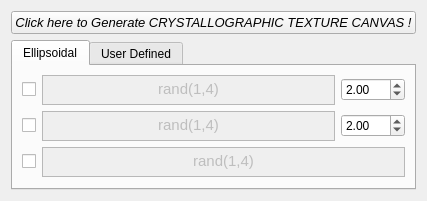
                          <widget class="QWidget" name="tab_14">
                           <attribute name="title">
                            <string>Texture Based</string>
                           </attribute>
                           <layout class="QGridLayout" name="gridLayout_33">
                            <item row="1" column="0" colspan="2">
                             <widget class="QTabWidget" name="tabWidget_2DTextureBased">
                              <property name="currentIndex">
                               <number>0</number>
                              </property>
                              <widget class="QWidget" name="tab_23">
                               <attribute name="title">
                                <string>Ellipsoidal</string>
                               </attribute>
                               <layout class="QGridLayout" name="gridLayout_34">
                                <item row="0" column="0">
                                 <widget class="QCheckBox" name="checkBox_Rab">
                                  <property name="text">
                                   <string/>
                                  </property>
                                  <property name="icon">
                                   <iconset resource="resourceLIST.qrc">
                                    <normaloff>:/rabyb.png</normaloff>:/rabyb.png</iconset>
                                  </property>
                                  <property name="iconSize">
                                   <size>
                                    <width>120</width>
                                    <height>30</height>
                                   </size>
                                  </property>
                                 </widget>
                                </item>
                                <item row="0" column="1">
                                 <widget class="QTextEdit" name="textEdit_Rab">
                                  <property name="enabled">
                                   <bool>false</bool>
                                  </property>
                                  <property name="maximumSize">
                                   <size>
                                    <width>16777215</width>
                                    <height>30</height>
                                   </size>
                                  </property>
                                  <property name="html">
                                   <string>&lt;!DOCTYPE HTML PUBLIC &quot;-//W3C//DTD HTML 4.0//EN&quot; &quot;http://www.w3.org/TR/REC-html40/strict.dtd&quot;&gt;
&lt;html&gt;&lt;head&gt;&lt;meta name=&quot;qrichtext&quot; content=&quot;1&quot; /&gt;&lt;style type=&quot;text/css&quot;&gt;
p, li { white-space: pre-wrap; }
&lt;/style&gt;&lt;/head&gt;&lt;body style=&quot; font-family:'Ubuntu'; font-size:11pt; font-weight:400; font-style:normal;&quot;&gt;
&lt;p align=&quot;center&quot; style=&quot; margin-top:0px; margin-bottom:0px; margin-left:0px; margin-right:0px; -qt-block-indent:0; text-indent:0px;&quot;&gt;rand(1,4)&lt;/p&gt;&lt;/body&gt;&lt;/html&gt;</string>
                                  </property>
                                 </widget>
                                </item>
                                <item row="0" column="2">
                                 <widget class="QDoubleSpinBox" name="doubleSpinBox_Rab">
                                  <property name="minimum">
                                   <double>0.500000000000000</double>
                                  </property>
                                  <property name="maximum">
                                   <double>100.000000000000000</double>
                                  </property>
                                  <property name="value">
                                   <double>2.000000000000000</double>
                                  </property>
                                 </widget>
                                </item>
                                <item row="1" column="0">
                                 <widget class="QCheckBox" name="checkBox_Rac">
                                  <property name="text">
                                   <string/>
                                  </property>
                                  <property name="icon">
                                   <iconset resource="resourceLIST.qrc">
                                    <normaloff>:/rabyc.png</normaloff>:/rabyc.png</iconset>
                                  </property>
                                  <property name="iconSize">
                                   <size>
                                    <width>120</width>
                                    <height>30</height>
                                   </size>
                                  </property>
                                 </widget>
                                </item>
                                <item row="1" column="1">
                                 <widget class="QTextEdit" name="textEdit_Rac">
                                  <property name="enabled">
                                   <bool>false</bool>
                                  </property>
                                  <property name="maximumSize">
                                   <size>
                                    <width>16777215</width>
                                    <height>30</height>
                                   </size>
                                  </property>
                                  <property name="html">
                                   <string>&lt;!DOCTYPE HTML PUBLIC &quot;-//W3C//DTD HTML 4.0//EN&quot; &quot;http://www.w3.org/TR/REC-html40/strict.dtd&quot;&gt;
&lt;html&gt;&lt;head&gt;&lt;meta name=&quot;qrichtext&quot; content=&quot;1&quot; /&gt;&lt;style type=&quot;text/css&quot;&gt;
p, li { white-space: pre-wrap; }
&lt;/style&gt;&lt;/head&gt;&lt;body style=&quot; font-family:'Ubuntu'; font-size:11pt; font-weight:400; font-style:normal;&quot;&gt;
&lt;p align=&quot;center&quot; style=&quot; margin-top:0px; margin-bottom:0px; margin-left:0px; margin-right:0px; -qt-block-indent:0; text-indent:0px;&quot;&gt;rand(1,4)&lt;/p&gt;&lt;/body&gt;&lt;/html&gt;</string>
                                  </property>
                                 </widget>
                                </item>
                                <item row="1" column="2">
                                 <widget class="QDoubleSpinBox" name="doubleSpinBox_Rac">
                                  <property name="minimum">
                                   <double>0.500000000000000</double>
                                  </property>
                                  <property name="maximum">
                                   <double>100.000000000000000</double>
                                  </property>
                                  <property name="value">
                                   <double>2.000000000000000</double>
                                  </property>
                                 </widget>
                                </item>
                                <item row="2" column="0">
                                 <widget class="QCheckBox" name="checkBox_adotrvec">
                                  <property name="text">
                                   <string/>
                                  </property>
                                  <property name="icon">
                                   <iconset resource="resourceLIST.qrc">
                                    <normaloff>:/adotr.png</normaloff>:/adotr.png</iconset>
                                  </property>
                                  <property name="iconSize">
                                   <size>
                                    <width>120</width>
                                    <height>30</height>
                                   </size>
                                  </property>
                                 </widget>
                                </item>
                                <item row="2" column="1" colspan="2">
                                 <widget class="QTextEdit" name="textEdit_adotrvec">
                                  <property name="enabled">
                                   <bool>false</bool>
                                  </property>
                                  <property name="maximumSize">
                                   <size>
                                    <width>16777215</width>
                                    <height>30</height>
                                   </size>
                                  </property>
                                  <property name="html">
                                   <string>&lt;!DOCTYPE HTML PUBLIC &quot;-//W3C//DTD HTML 4.0//EN&quot; &quot;http://www.w3.org/TR/REC-html40/strict.dtd&quot;&gt;
&lt;html&gt;&lt;head&gt;&lt;meta name=&quot;qrichtext&quot; content=&quot;1&quot; /&gt;&lt;style type=&quot;text/css&quot;&gt;
p, li { white-space: pre-wrap; }
&lt;/style&gt;&lt;/head&gt;&lt;body style=&quot; font-family:'Ubuntu'; font-size:11pt; font-weight:400; font-style:normal;&quot;&gt;
&lt;p align=&quot;center&quot; style=&quot; margin-top:0px; margin-bottom:0px; margin-left:0px; margin-right:0px; -qt-block-indent:0; text-indent:0px;&quot;&gt;rand(1,4)&lt;/p&gt;&lt;/body&gt;&lt;/html&gt;</string>
                                  </property>
                                 </widget>
                                </item>
                               </layout>
                              </widget>
                              <widget class="QWidget" name="tab_24">
                               <attribute name="title">
                                <string>User Defined</string>
                               </attribute>
                              </widget>
                             </widget>
                            </item>
                            <item row="0" column="0" colspan="2" alignment="Qt::AlignHCenter">
                             <widget class="QPushButton" name="pushButton_5">
                              <property name="font">
                               <font>
                                <pointsize>10</pointsize>
                                <weight>50</weight>
                                <italic>true</italic>
                                <bold>false</bold>
                               </font>
                              </property>
                              <property name="text">
                               <string>Click here to Generate CRYSTALLOGRAPHIC TEXTURE CANVAS !</string>
                              </property>
                              <property name="flat">
                               <bool>false</bool>
                              </property>
                             </widget>
                            </item>
                           </layout>
                          </widget>
